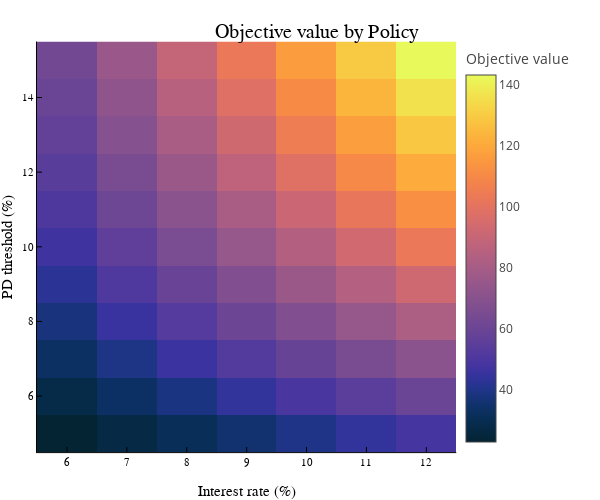

This figure's notebook cell:
### Code cell
plotlyjs()  

# Get sorted unique r and t
interest_rates = sort(unique(results_df.interest_rate))
pd_thresholds = sort(unique(results_df.pd_threshold))

# Matrix Z with t and r
Z = [
    results_df[(results_df.interest_rate .== r) .& (results_df.pd_threshold .== t), :objective_value][1]
    for t in pd_thresholds, r in interest_rates  
]

# Heatmap
heatmap(
    interest_rates .* 100,   
    pd_thresholds .* 100,
    Z,
    xlabel = "Interest rate (%)",
    ylabel = "PD threshold (%)",
    title = "Objective value by Policy",
    colorbar_title = "Objective value",
    c = :thermal,   
    size = (600, 500)
)

### Figure 1 — Plotly figure (JSON) as saved in the notebook; plotly's stock layout.template omitted (floating-point values rounded to 4 significant figures; data arrays with more than 128 entries replaced by an {"elided": "..."} marker saying what was removed)
{"data": [{"colorbar": {"len": 0.8926, "title": {"text": "Objective value"}, "x": 0.7605, "y": 0.5069}, "colorscale": {"elided": "256x2 mixed values"}, "name": "y1", "showlegend": false, "showscale": true, "type": "heatmap", "x": [5.5, 6.5, 7.5, 8.5, 9.5, 10.5, 11.5, 12.5], "xaxis": "x", "y": [4.5, 5.5, 6.5, 7.5, 8.5, 9.5, 10.5, 11.5, 12.5, 13.5, 14.5, 15.5], "yaxis": "y", "z": [[22.86, 27.08, 31.3, 35.52, 39.74, 43.96, 48.19], [28.14, 33.42, 38.7, 43.98, 49.26, 54.54, 59.82], [33.2, 39.53, 45.85, 52.18, 58.51, 64.83, 71.16], [38.01, 45.37, 52.72, 60.08, 67.43, 74.79, 82.15], [42.51, 50.86, 59.22, 67.58, 75.93, 84.29, 92.65], [46.67, 55.99, 65.31, 74.63, 83.95, 93.27, 102.6], [50.48, 60.72, 70.95, 81.19, 91.43, 101.7, 111.9], [53.94, 65.06, 76.17, 87.28, 98.4, 109.5, 120.6], [57.08, 69.02, 80.97, 92.91, 104.9, 116.8, 128.7], [59.88, 72.6, 85.33, 98.05, 110.8, 123.5, 136.2], [62.36, 75.82, 89.28, 102.7, 116.2, 129.6, 143.1]], "zmax": 143.1, "zmin": 22.86}], "layout": {"annotations": [{"font": {"color": "rgba(0, 0, 0, 1)", "family": "sans-serif", "size": 20}, "rotation": 0, "showarrow": false, "text": "Objective value by Policy", "x": 0.5275, "xanchor": "center", "xref": "paper", "y": 1, "yanchor": "top", "yref": "paper"}], "height": 500, "legend": {"bgcolor": "rgba(255, 255, 255, 1.000)", "bordercolor": "rgba(0, 0, 0, 1)", "borderwidth": 1, "font": {"color": "rgba(0, 0, 0, 1)", "family": "sans-serif", "size": 11}, "title": {"font": {"color": "rgba(0, 0, 0, 1)", "family": "sans-serif", "size": 15}, "text": ""}, "tracegroupgap": 0, "traceorder": "normal", "x": 1, "xanchor": "auto", "y": 1, "yanchor": "auto"}, "margin": {"b": 20, "l": 0, "r": 0, "t": 20}, "paper_bgcolor": "rgba(255, 255, 255, 1.000)", "plot_bgcolor": "rgba(255, 255, 255, 1.000)", "showlegend": true, "width": 600, "xaxis": {"anchor": "y", "domain": [0.06165, 0.7605], "gridcolor": "rgba(0, 0, 0, 0.1)", "gridwidth": 0.5, "linecolor": "rgba(0, 0, 0, 1)", "mirror": false, "range": [5.5, 12.5], "showgrid": true, "showline": true, "showticklabels": true, "tickangle": 0, "tickcolor": "rgb(0, 0, 0)", "tickfont": {"color": "rgba(0, 0, 0, 1)", "family": "sans-serif", "size": 11}, "tickmode": "array", "ticks": "inside", "ticktext": ["6", "7", "8", "9", "10", "11", "12"], "tickvals": [6, 7, 8, 9, 10, 11, 12], "title": {"font": {"color": "rgba(0, 0, 0, 1)", "family": "sans-serif", "size": 15}, "text": "Interest rate (%)"}, "type": "linear", "visible": true, "zeroline": false, "zerolinecolor": "rgba(0, 0, 0, 1)"}, "yaxis": {"anchor": "x", "domain": [0.06065, 0.9532], "gridcolor": "rgba(0, 0, 0, 0.1)", "gridwidth": 0.5, "linecolor": "rgba(0, 0, 0, 1)", "mirror": false, "range": [4.5, 15.5], "showgrid": true, "showline": true, "showticklabels": true, "tickangle": 0, "tickcolor": "rgb(0, 0, 0)", "tickfont": {"color": "rgba(0, 0, 0, 1)", "family": "sans-serif", "size": 11}, "tickmode": "array", "ticks": "inside", "ticktext": ["6", "8", "10", "12", "14"], "tickvals": [6, 8, 10, 12, 14], "title": {"font": {"color": "rgba(0, 0, 0, 1)", "family": "sans-serif", "size": 15}, "text": "PD threshold (%)"}, "type": "linear", "visible": true, "zeroline": false, "zerolinecolor": "rgba(0, 0, 0, 1)"}}}
